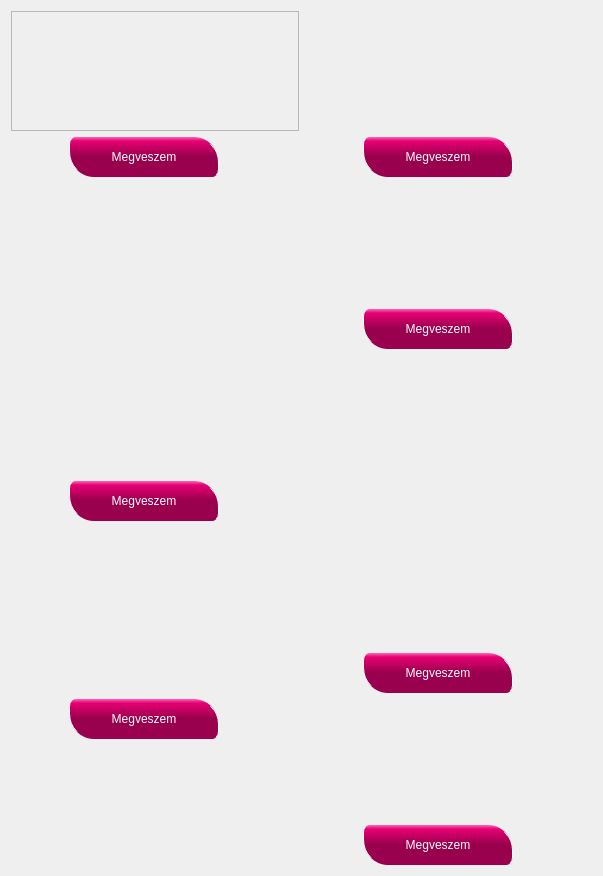
                <widget class="QWidget" name="scrollAreaWidgetContents">
                 <property name="geometry">
                  <rect>
                   <x>0</x>
                   <y>0</y>
                   <width>603</width>
                   <height>876</height>
                  </rect>
                 </property>
                 <layout class="QGridLayout" name="gridLayout_5">
                  <item row="0" column="0">
                   <layout class="QVBoxLayout" name="verticalLayout_15">
                    <item>
                     <widget class="clickableLabel" name="term1">
                      <property name="maximumSize">
                       <size>
                        <width>400</width>
                        <height>16777215</height>
                       </size>
                      </property>
                      <property name="mouseTracking">
                       <bool>true</bool>
                      </property>
                      <property name="toolTip">
                       <string>&lt;html&gt;&lt;head/&gt;&lt;body&gt;&lt;p&gt;&lt;img src=&quot;:/resource/img/Termeszeti/t3.jpg&quot;/&gt;&lt;/p&gt;&lt;/body&gt;&lt;/html&gt;</string>
                      </property>
                      <property name="frameShape">
                       <enum>QFrame::StyledPanel</enum>
                      </property>
                      <property name="text">
                       <string/>
                      </property>
                      <property name="pixmap">
                       <pixmap resource="resource.qrc">:/resource/img/Termeszeti/Kicsiben/t3.jpg</pixmap>
                      </property>
                      <property name="scaledContents">
                       <bool>true</bool>
                      </property>
                     </widget>
                    </item>
                    <item>
                     <layout class="QHBoxLayout" name="horizontalLayout_13">
                      <item>
                       <widget class="QLabel" name="label_38">
                        <property name="styleSheet">
                         <string notr="true">color: rgb(0,0,0,0);</string>
                        </property>
                        <property name="text">
                         <string>TextLabel</string>
                        </property>
                       </widget>
                      </item>
                      <item>
                       <widget class="QPushButton" name="buttonKep1">
                        <property name="minimumSize">
                         <size>
                          <width>150</width>
                          <height>40</height>
                         </size>
                        </property>
                        <property name="styleSheet">
                         <string notr="true">QPushButton {
color: white;
font: bold 13pt &quot;MS Shell Dlg 2&quot;;
background-color: QLinearGradient( x1: 0, y1: 0, x2: 0, y2: 1, stop: 0 #ff66b3, stop: 0.1 #e60073,  stop: 0.49 #99004d );
selection-background-color: blue;
border-left: 1px solid white;
border-right: 1px solid white;
border-radius: 7;
border-bottom-left-radius: 25px;
border-top-right-radius: 25px;

/*ccc*/
}</string>
                        </property>
                        <property name="text">
                         <string>Megveszem</string>
                        </property>
                       </widget>
                      </item>
                      <item>
                       <spacer name="horizontalSpacer_18">
                        <property name="orientation">
                         <enum>Qt::Horizontal</enum>
                        </property>
                        <property name="sizeType">
                         <enum>QSizePolicy::MinimumExpanding</enum>
                        </property>
                        <property name="sizeHint" stdset="0">
                         <size>
                          <width>60</width>
                          <height>20</height>
                         </size>
                        </property>
                       </spacer>
                      </item>
                     </layout>
                    </item>
                   </layout>
                  </item>
                  <item row="0" column="1">
                   <layout class="QVBoxLayout" name="verticalLayout_14">
                    <item>
                     <widget class="QLabel" name="term2">
                      <property name="maximumSize">
                       <size>
                        <width>400</width>
                        <height>16777215</height>
                       </size>
                      </property>
                      <property name="toolTip">
                       <string>&lt;html&gt;&lt;head/&gt;&lt;body&gt;&lt;p&gt;&lt;img src=&quot;:/resource/img/Termeszeti/háttér4.jpg&quot;/&gt;&lt;/p&gt;&lt;/body&gt;&lt;/html&gt;</string>
                      </property>
                      <property name="text">
                       <string/>
                      </property>
                      <property name="pixmap">
                       <pixmap resource="resource.qrc">:/resource/img/Termeszeti/Kicsiben/háttér4.jpg</pixmap>
                      </property>
                      <property name="scaledContents">
                       <bool>true</bool>
                      </property>
                     </widget>
                    </item>
                    <item>
                     <layout class="QHBoxLayout" name="horizontalLayout_12">
                      <item>
                       <widget class="QLabel" name="label_37">
                        <property name="styleSheet">
                         <string notr="true">color: rgb(0,0,0,0);</string>
                        </property>
                        <property name="text">
                         <string>TextLabel</string>
                        </property>
                       </widget>
                      </item>
                      <item>
                       <widget class="QPushButton" name="buttonKep2">
                        <property name="minimumSize">
                         <size>
                          <width>150</width>
                          <height>40</height>
                         </size>
                        </property>
                        <property name="styleSheet">
                         <string notr="true">QPushButton {
color: white;
font: bold 13pt &quot;MS Shell Dlg 2&quot;;
background-color: QLinearGradient( x1: 0, y1: 0, x2: 0, y2: 1, stop: 0 #ff66b3, stop: 0.1 #e60073,  stop: 0.49 #99004d );
selection-background-color: blue;
border-left: 1px solid white;
border-right: 1px solid white;
border-radius: 7;
border-bottom-left-radius: 25px;
border-top-right-radius: 25px;

/*ccc*/
}</string>
                        </property>
                        <property name="text">
                         <string>Megveszem</string>
                        </property>
                       </widget>
                      </item>
                      <item>
                       <spacer name="horizontalSpacer_17">
                        <property name="orientation">
                         <enum>Qt::Horizontal</enum>
                        </property>
                        <property name="sizeType">
                         <enum>QSizePolicy::MinimumExpanding</enum>
                        </property>
                        <property name="sizeHint" stdset="0">
                         <size>
                          <width>60</width>
                          <height>20</height>
                         </size>
                        </property>
                       </spacer>
                      </item>
                     </layout>
                    </item>
                   </layout>
                  </item>
                  <item row="1" column="0" rowspan="2">
                   <layout class="QVBoxLayout" name="verticalLayout_12">
                    <item>
                     <layout class="QHBoxLayout" name="horizontalLayout_3">
                      <item>
                       <widget class="QLabel" name="label_26">
                        <property name="styleSheet">
                         <string notr="true">color: rgb(0,0,0,0);</string>
                        </property>
                        <property name="text">
                         <string>TextLabel</string>
                        </property>
                       </widget>
                      </item>
                      <item>
                       <widget class="QLabel" name="term3">
                        <property name="maximumSize">
                         <size>
                          <width>400</width>
                          <height>259</height>
                         </size>
                        </property>
                        <property name="toolTip">
                         <string>&lt;html&gt;&lt;head/&gt;&lt;body&gt;&lt;p&gt;&lt;img src=&quot;:/resource/img/Termeszeti/háttér3.jpg&quot;/&gt;&lt;/p&gt;&lt;/body&gt;&lt;/html&gt;</string>
                        </property>
                        <property name="text">
                         <string/>
                        </property>
                        <property name="pixmap">
                         <pixmap resource="resource.qrc">:/resource/img/Termeszeti/Kicsiben/háttér3.jpg</pixmap>
                        </property>
                        <property name="scaledContents">
                         <bool>true</bool>
                        </property>
                       </widget>
                      </item>
                      <item>
                       <widget class="QLabel" name="label_27">
                        <property name="styleSheet">
                         <string notr="true">color: rgb(0,0,0,0);</string>
                        </property>
                        <property name="text">
                         <string>TextLabel</string>
                        </property>
                       </widget>
                      </item>
                     </layout>
                    </item>
                    <item>
                     <layout class="QHBoxLayout" name="horizontalLayout_10">
                      <item>
                       <widget class="QLabel" name="label_35">
                        <property name="styleSheet">
                         <string notr="true">color: rgb(0,0,0,0);</string>
                        </property>
                        <property name="text">
                         <string>TextLabel</string>
                        </property>
                       </widget>
                      </item>
                      <item>
                       <widget class="QPushButton" name="buttonKep3">
                        <property name="minimumSize">
                         <size>
                          <width>150</width>
                          <height>40</height>
                         </size>
                        </property>
                        <property name="styleSheet">
                         <string notr="true">QPushButton {
color: white;
font: bold 13pt &quot;MS Shell Dlg 2&quot;;
background-color: QLinearGradient( x1: 0, y1: 0, x2: 0, y2: 1, stop: 0 #ff66b3, stop: 0.1 #e60073,  stop: 0.49 #99004d );
selection-background-color: blue;
border-left: 1px solid white;
border-right: 1px solid white;
border-radius: 7;
border-bottom-left-radius: 25px;
border-top-right-radius: 25px;

/*ccc*/
}</string>
                        </property>
                        <property name="text">
                         <string>Megveszem</string>
                        </property>
                       </widget>
                      </item>
                      <item>
                       <spacer name="horizontalSpacer_15">
                        <property name="orientation">
                         <enum>Qt::Horizontal</enum>
                        </property>
                        <property name="sizeType">
                         <enum>QSizePolicy::MinimumExpanding</enum>
                        </property>
                        <property name="sizeHint" stdset="0">
                         <size>
                          <width>33</width>
                          <height>20</height>
                         </size>
                        </property>
                       </spacer>
                      </item>
                     </layout>
                    </item>
                   </layout>
                  </item>
                  <item row="1" column="1">
                   <layout class="QVBoxLayout" name="verticalLayout_13">
                    <item>
                     <widget class="QLabel" name="term4">
                      <property name="maximumSize">
                       <size>
                        <width>400</width>
                        <height>16777215</height>
                       </size>
                      </property>
                      <property name="toolTip">
                       <string>&lt;html&gt;&lt;head/&gt;&lt;body&gt;&lt;p&gt;&lt;img src=&quot;:/resource/img/Termeszeti/t1.jpg&quot;/&gt;&lt;/p&gt;&lt;/body&gt;&lt;/html&gt;</string>
                      </property>
                      <property name="text">
                       <string/>
                      </property>
                      <property name="pixmap">
                       <pixmap resource="resource.qrc">:/resource/img/Termeszeti/Kicsiben/t1.jpg</pixmap>
                      </property>
                      <property name="scaledContents">
                       <bool>true</bool>
                      </property>
                     </widget>
                    </item>
                    <item>
                     <layout class="QHBoxLayout" name="horizontalLayout_11">
                      <item>
                       <widget class="QLabel" name="label_36">
                        <property name="styleSheet">
                         <string notr="true">color: rgb(0,0,0,0);</string>
                        </property>
                        <property name="text">
                         <string>TextLabel</string>
                        </property>
                       </widget>
                      </item>
                      <item>
                       <widget class="QPushButton" name="buttonKep4">
                        <property name="minimumSize">
                         <size>
                          <width>150</width>
                          <height>40</height>
                         </size>
                        </property>
                        <property name="styleSheet">
                         <string notr="true">QPushButton {
color: white;
font: bold 13pt &quot;MS Shell Dlg 2&quot;;
background-color: QLinearGradient( x1: 0, y1: 0, x2: 0, y2: 1, stop: 0 #ff66b3, stop: 0.1 #e60073,  stop: 0.49 #99004d );
selection-background-color: blue;
border-left: 1px solid white;
border-right: 1px solid white;
border-radius: 7;
border-bottom-left-radius: 25px;
border-top-right-radius: 25px;

/*ccc*/
}</string>
                        </property>
                        <property name="text">
                         <string>Megveszem</string>
                        </property>
                       </widget>
                      </item>
                      <item>
                       <spacer name="horizontalSpacer_16">
                        <property name="orientation">
                         <enum>Qt::Horizontal</enum>
                        </property>
                        <property name="sizeType">
                         <enum>QSizePolicy::MinimumExpanding</enum>
                        </property>
                        <property name="sizeHint" stdset="0">
                         <size>
                          <width>30</width>
                          <height>20</height>
                         </size>
                        </property>
                       </spacer>
                      </item>
                     </layout>
                    </item>
                   </layout>
                  </item>
                  <item row="2" column="1" rowspan="2">
                   <layout class="QVBoxLayout" name="verticalLayout_11">
                    <item>
                     <widget class="QLabel" name="term5">
                      <property name="maximumSize">
                       <size>
                        <width>400</width>
                        <height>16777215</height>
                       </size>
                      </property>
                      <property name="toolTip">
                       <string>&lt;html&gt;&lt;head/&gt;&lt;body&gt;&lt;p&gt;&lt;img src=&quot;:/resource/img/Termeszeti/t2.jpg&quot;/&gt;&lt;/p&gt;&lt;/body&gt;&lt;/html&gt;</string>
                      </property>
                      <property name="text">
                       <string/>
                      </property>
                      <property name="pixmap">
                       <pixmap resource="resource.qrc">:/resource/img/Termeszeti/Kicsiben/t2.jpg</pixmap>
                      </property>
                      <property name="scaledContents">
                       <bool>true</bool>
                      </property>
                     </widget>
                    </item>
                    <item>
                     <layout class="QHBoxLayout" name="horizontalLayout_9">
                      <item>
                       <widget class="QLabel" name="label_32">
                        <property name="styleSheet">
                         <string notr="true">color: rgb(0,0,0,0);</string>
                        </property>
                        <property name="text">
                         <string>TextLabel</string>
                        </property>
                       </widget>
                      </item>
                      <item>
                       <widget class="QPushButton" name="buttonKep5">
                        <property name="minimumSize">
                         <size>
                          <width>150</width>
                          <height>40</height>
                         </size>
                        </property>
                        <property name="styleSheet">
                         <string notr="true">QPushButton {
color: white;
font: bold 13pt &quot;MS Shell Dlg 2&quot;;
background-color: QLinearGradient( x1: 0, y1: 0, x2: 0, y2: 1, stop: 0 #ff66b3, stop: 0.1 #e60073,  stop: 0.49 #99004d );
selection-background-color: blue;
border-left: 1px solid white;
border-right: 1px solid white;
border-radius: 7;
border-bottom-left-radius: 25px;
border-top-right-radius: 25px;

/*ccc*/
}</string>
                        </property>
                        <property name="text">
                         <string>Megveszem</string>
                        </property>
                       </widget>
                      </item>
                      <item>
                       <spacer name="horizontalSpacer_14">
                        <property name="orientation">
                         <enum>Qt::Horizontal</enum>
                        </property>
                        <property name="sizeHint" stdset="0">
                         <size>
                          <width>40</width>
                          <height>20</height>
                         </size>
                        </property>
                       </spacer>
                      </item>
                     </layout>
                    </item>
                   </layout>
                  </item>
                  <item row="3" column="0" rowspan="2">
                   <layout class="QVBoxLayout" name="verticalLayout_16">
                    <item>
                     <layout class="QVBoxLayout" name="verticalLayout_7">
                      <item>
                       <widget class="QLabel" name="label_28">
                        <property name="text">
                         <string/>
                        </property>
                       </widget>
                      </item>
                      <item>
                       <widget class="QLabel" name="term6">
                        <property name="maximumSize">
                         <size>
                          <width>400</width>
                          <height>16777215</height>
                         </size>
                        </property>
                        <property name="toolTip">
                         <string>&lt;html&gt;&lt;head/&gt;&lt;body&gt;&lt;p&gt;&lt;img src=&quot;:/resource/img/Termeszeti/háttér2.jpg&quot;/&gt;&lt;/p&gt;&lt;/body&gt;&lt;/html&gt;</string>
                        </property>
                        <property name="text">
                         <string/>
                        </property>
                        <property name="pixmap">
                         <pixmap resource="resource.qrc">:/resource/img/Termeszeti/Kicsiben/háttér2.jpg</pixmap>
                        </property>
                        <property name="scaledContents">
                         <bool>true</bool>
                        </property>
                       </widget>
                      </item>
                      <item>
                       <widget class="QLabel" name="label_29">
                        <property name="text">
                         <string/>
                        </property>
                       </widget>
                      </item>
                     </layout>
                    </item>
                    <item>
                     <layout class="QVBoxLayout" name="verticalLayout_9">
                      <item>
                       <layout class="QHBoxLayout" name="horizontalLayout_4">
                        <item>
                         <widget class="QLabel" name="label_30">
                          <property name="styleSheet">
                           <string notr="true">color: rgb(0,0,0,0);</string>
                          </property>
                          <property name="text">
                           <string>TextLabel</string>
                          </property>
                         </widget>
                        </item>
                        <item>
                         <widget class="QPushButton" name="buttonKep6">
                          <property name="minimumSize">
                           <size>
                            <width>150</width>
                            <height>40</height>
                           </size>
                          </property>
                          <property name="maximumSize">
                           <size>
                            <width>200</width>
                            <height>16777215</height>
                           </size>
                          </property>
                          <property name="styleSheet">
                           <string notr="true">QPushButton {
color: white;
font: bold 13pt &quot;MS Shell Dlg 2&quot;;
background-color: QLinearGradient( x1: 0, y1: 0, x2: 0, y2: 1, stop: 0 #ff66b3, stop: 0.1 #e60073,  stop: 0.49 #99004d );
selection-background-color: blue;
border-left: 1px solid white;
border-right: 1px solid white;
border-radius: 7;
border-bottom-left-radius: 25px;
border-top-right-radius: 25px;

/*ccc*/
}</string>
                          </property>
                          <property name="text">
                           <string>Megveszem</string>
                          </property>
                         </widget>
                        </item>
                        <item>
                         <spacer name="horizontalSpacer_4">
                          <property name="orientation">
                           <enum>Qt::Horizontal</enum>
                          </property>
                          <property name="sizeHint" stdset="0">
                           <size>
                            <width>40</width>
                            <height>20</height>
                           </size>
                          </property>
                         </spacer>
                        </item>
                       </layout>
                      </item>
                      <item>
                       <widget class="QLabel" name="label_39">
                        <property name="text">
                         <string/>
                        </property>
                       </widget>
                      </item>
                     </layout>
                    </item>
                   </layout>
                  </item>
                  <item row="4" column="1">
                   <layout class="QVBoxLayout" name="verticalLayout_10">
                    <item>
                     <widget class="QLabel" name="term7">
                      <property name="toolTip">
                       <string>&lt;html&gt;&lt;head/&gt;&lt;body&gt;&lt;p&gt;&lt;img src=&quot;:/resource/img/Termeszeti/t5.jpg&quot;/&gt;&lt;/p&gt;&lt;/body&gt;&lt;/html&gt;</string>
                      </property>
                      <property name="text">
                       <string/>
                      </property>
                      <property name="pixmap">
                       <pixmap resource="resource.qrc">:/resource/img/Termeszeti/Kicsiben/t5.jpg</pixmap>
                      </property>
                      <property name="scaledContents">
                       <bool>true</bool>
                      </property>
                     </widget>
                    </item>
                    <item>
                     <layout class="QHBoxLayout" name="horizontalLayout_7">
                      <item>
                       <widget class="QLabel" name="label_31">
                        <property name="styleSheet">
                         <string notr="true">color: rgb(0,0,0,0);</string>
                        </property>
                        <property name="text">
                         <string>TextLabel</string>
                        </property>
                       </widget>
                      </item>
                      <item>
                       <widget class="QPushButton" name="buttonKep7">
                        <property name="minimumSize">
                         <size>
                          <width>150</width>
                          <height>40</height>
                         </size>
                        </property>
                        <property name="styleSheet">
                         <string notr="true">QPushButton {
color: white;
font: bold 13pt &quot;MS Shell Dlg 2&quot;;
background-color: QLinearGradient( x1: 0, y1: 0, x2: 0, y2: 1, stop: 0 #ff66b3, stop: 0.1 #e60073,  stop: 0.49 #99004d );
selection-background-color: blue;
border-left: 1px solid white;
border-right: 1px solid white;
border-radius: 7;
border-bottom-left-radius: 25px;
border-top-right-radius: 25px;

/*ccc*/
}</string>
                        </property>
                        <property name="text">
                         <string>Megveszem</string>
                        </property>
                       </widget>
                      </item>
                      <item>
                       <spacer name="horizontalSpacer_13">
                        <property name="orientation">
                         <enum>Qt::Horizontal</enum>
                        </property>
                        <property name="sizeHint" stdset="0">
                         <size>
                          <width>40</width>
                          <height>20</height>
                         </size>
                        </property>
                       </spacer>
                      </item>
                     </layout>
                    </item>
                   </layout>
                  </item>
                 </layout>
                </widget>
